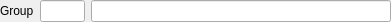
<?xml version="1.0" encoding="UTF-8"?>
<ui version="4.0">
 <class>WActiveGroup</class>
 <widget class="QWidget" name="WActiveGroup">
  <property name="geometry">
   <rect>
    <x>0</x>
    <y>0</y>
    <width>391</width>
    <height>20</height>
   </rect>
  </property>
  <property name="maximumSize">
   <size>
    <width>430</width>
    <height>16777215</height>
   </size>
  </property>
  <property name="windowTitle">
   <string>Form</string>
  </property>
  <layout class="QHBoxLayout" name="horizontalLayout">
   <property name="sizeConstraint">
    <enum>QLayout::SetMinimumSize</enum>
   </property>
   <property name="leftMargin">
    <number>0</number>
   </property>
   <property name="topMargin">
    <number>0</number>
   </property>
   <property name="rightMargin">
    <number>0</number>
   </property>
   <property name="bottomMargin">
    <number>0</number>
   </property>
   <item>
    <widget class="QLabel" name="label">
     <property name="sizePolicy">
      <sizepolicy hsizetype="Minimum" vsizetype="Minimum">
       <horstretch>0</horstretch>
       <verstretch>0</verstretch>
      </sizepolicy>
     </property>
     <property name="text">
      <string>Group</string>
     </property>
    </widget>
   </item>
   <item>
    <widget class="EQLineEdit" name="leGroup">
     <property name="maximumSize">
      <size>
       <width>50</width>
       <height>16777215</height>
      </size>
     </property>
    </widget>
   </item>
   <item>
    <widget class="EQLineEdit" name="leGroupName">
     <property name="minimumSize">
      <size>
       <width>300</width>
       <height>0</height>
      </size>
     </property>
     <property name="maximumSize">
      <size>
       <width>300</width>
       <height>16777215</height>
      </size>
     </property>
     <property name="readOnly">
      <bool>true</bool>
     </property>
    </widget>
   </item>
  </layout>
 </widget>
 <customwidgets>
  <customwidget>
   <class>EQLineEdit</class>
   <extends>QLineEdit</extends>
   <header location="global">eqlineedit.h</header>
   <slots>
    <signal>customButtonClicked(bool)</signal>
   </slots>
  </customwidget>
 </customwidgets>
 <resources/>
 <connections/>
</ui>
